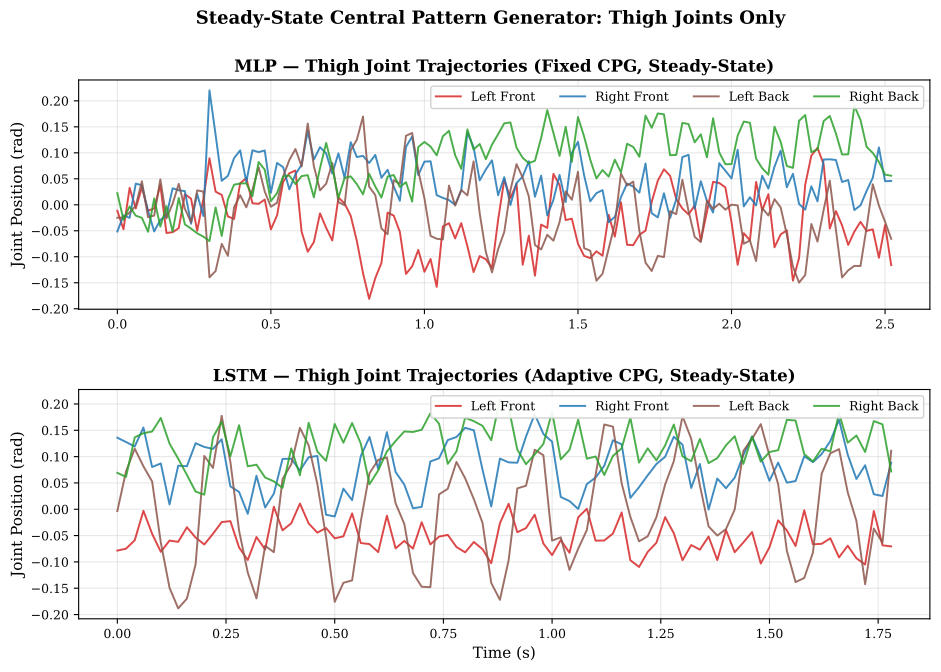

This chart was generated by the following Python code:
"""
CPG Attractor Analysis: MLP vs LSTM — Thigh Joints Only.

Focus: clean sinusoidal gait patterns, mid-stride delay perturbation,
and attractor recovery dynamics.

Usage:
    python cpg_attractor_analysis.py
"""

import numpy as np
import matplotlib.pyplot as plt
from matplotlib.gridspec import GridSpec
from matplotlib.backends.backend_pdf import PdfPages
from matplotlib.patches import FancyArrowPatch
import glob
import os
from scipy.signal import hilbert, butter, filtfilt

# ─── Config ───────────────────────────────────────────────────────────────────
MLP_DIR = os.path.expanduser("~/obs_action_logs_mlp_retrain")
LSTM_DIR = os.path.expanduser("~/obs_action_logs_LSTM_retrain")
OUTPUT_PDF = os.path.expanduser("~/SpotDMouse/P2-Terrain_Challenge/mp2/analysis/cpg_attractor_analysis.pdf")
DT = 0.02  # 50 Hz control

# Observation column indices (0-indexed, after time_step column is dropped)
OBS = {
    'base_lin_vel': (0, 3),
    'base_ang_vel': (3, 6),
    'gravity':      (6, 9),
    'commands':     (9, 12),
    'joint_pos':    (12, 24),
    'joint_vel':    (24, 36),
    'joint_effort': (36, 48),
    'prev_actions': (48, 60),
}

LEGS = {
    'LF': [0, 1, 2],
    'RF': [3, 4, 5],
    'LB': [6, 7, 8],
    'RB': [9, 10, 11],
}

LEG_COLORS = {'LF': '#d62728', 'RF': '#1f77b4', 'LB': '#8c564b', 'RB': '#2ca02c'}
LEG_LABELS = {'LF': 'Left Front', 'RF': 'Right Front', 'LB': 'Left Back', 'RB': 'Right Back'}

plt.rcParams.update({
    'font.family': 'serif',
    'font.size': 10,
    'axes.labelsize': 11,
    'axes.titlesize': 12,
    'figure.titlesize': 14,
    'legend.fontsize': 9,
    'xtick.labelsize': 9,
    'ytick.labelsize': 9,
    'axes.grid': True,
    'grid.alpha': 0.3,
    'lines.linewidth': 1.4,
})


# ─── Data ─────────────────────────────────────────────────────────────────────

def load_single_env(log_dir, env_idx=0):
    obs_file = os.path.join(log_dir, f'env_{env_idx}_observations.csv')
    act_file = os.path.join(log_dir, f'env_{env_idx}_actions.csv')
    obs = np.genfromtxt(obs_file, delimiter=',', skip_header=1)[:, 1:]
    act = np.genfromtxt(act_file, delimiter=',', skip_header=1)[:, 1:]
    return obs, act


def load_all_envs_separate(log_dir):
    obs_files = sorted(glob.glob(os.path.join(log_dir, 'env_*_observations.csv')))
    act_files = sorted(glob.glob(os.path.join(log_dir, 'env_*_actions.csv')))
    envs = []
    for of, af in zip(obs_files, act_files):
        obs = np.genfromtxt(of, delimiter=',', skip_header=1)[:, 1:]
        act = np.genfromtxt(af, delimiter=',', skip_header=1)[:, 1:]
        envs.append((obs, act))
    return envs


def get_thigh_pos(obs):
    """Extract 4 thigh joint positions."""
    jp = obs[:, OBS['joint_pos'][0]:OBS['joint_pos'][1]]
    return np.column_stack([jp[:, LEGS[l][1]] for l in LEGS])


def get_thigh_vel(obs):
    """Extract 4 thigh joint velocities."""
    jv = obs[:, OBS['joint_vel'][0]:OBS['joint_vel'][1]]
    return np.column_stack([jv[:, LEGS[l][1]] for l in LEGS])


def get_thigh_actions(act):
    """Extract 4 thigh actions."""
    return np.column_stack([act[:, LEGS[l][1]] for l in LEGS])


def find_stable_onset(thigh_pos, window=10):
    """Find the timestep where gait becomes stable.

    Uses rolling variance — stable when variance stops changing rapidly.
    Returns the index where steady-state begins.
    """
    T = len(thigh_pos)
    if T < window * 3:
        return window

    # Compute rolling std of each thigh
    roll_std = np.zeros(T - window)
    for i in range(T - window):
        roll_std[i] = np.mean(np.std(thigh_pos[i:i+window], axis=0))

    # Find where the derivative of rolling std settles (< threshold)
    d_std = np.abs(np.diff(roll_std))
    threshold = np.median(d_std) * 0.5

    # Look for the first sustained low-derivative region
    sustained = 5  # need 5 consecutive low-derivative steps
    for i in range(len(d_std) - sustained):
        if np.all(d_std[i:i+sustained] < threshold):
            return i + window

    # Fallback: use 40% of data as transient
    return int(T * 0.4)


def find_best_env(log_dir):
    """Find env with most periodic steady-state gait."""
    envs = load_all_envs_separate(log_dir)
    best_idx, best_score = 0, -np.inf
    for i, (obs, act) in enumerate(envs):
        tp = get_thigh_pos(obs)
        onset = find_stable_onset(tp)
        stable = tp[onset:]
        if len(stable) < 20:
            continue
        # Score by oscillation amplitude in steady state
        score = np.mean(np.std(stable, axis=0))
        if score > best_score:
            best_score = score
            best_idx = i
    return best_idx


def apply_mid_stride_delay(signal, delay_steps, onset_step):
    """Apply delay perturbation starting at onset_step (mid-stride).

    Before onset_step: signal is unchanged (nominal).
    After onset_step: signal is delayed by delay_steps.
    This creates a visible disruption at the perturbation point.
    """
    T = len(signal)
    result = signal.copy()
    for i in range(onset_step, T):
        src = i - delay_steps
        if src >= 0:
            result[i] = signal[src]
        else:
            result[i] = signal[0]
    return result


# ─── Plotting ─────────────────────────────────────────────────────────────────

def plot_steady_state_gaits(fig, obs_mlp, obs_lstm, onset_mlp, onset_lstm):
    """Page 1: Clean sinusoidal thigh trajectories in steady-state."""
    tp_mlp = get_thigh_pos(obs_mlp)[onset_mlp:]
    tp_lstm = get_thigh_pos(obs_lstm)[onset_lstm:]
    t_mlp = np.arange(len(tp_mlp)) * DT
    t_lstm = np.arange(len(tp_lstm)) * DT

    gs = GridSpec(2, 1, hspace=0.35)
    legs = list(LEGS.keys())

    ax1 = fig.add_subplot(gs[0])
    for i, leg in enumerate(legs):
        ax1.plot(t_mlp, tp_mlp[:, i], color=LEG_COLORS[leg],
                 label=LEG_LABELS[leg], alpha=0.85)
    ax1.set_title('MLP — Thigh Joint Trajectories (Fixed CPG, Steady-State)', fontweight='bold')
    ax1.set_ylabel('Joint Position (rad)')
    ax1.legend(loc='upper right', ncol=4, framealpha=0.9)

    ax2 = fig.add_subplot(gs[1])
    for i, leg in enumerate(legs):
        ax2.plot(t_lstm, tp_lstm[:, i], color=LEG_COLORS[leg],
                 label=LEG_LABELS[leg], alpha=0.85)
    ax2.set_title('LSTM — Thigh Joint Trajectories (Adaptive CPG, Steady-State)', fontweight='bold')
    ax2.set_ylabel('Joint Position (rad)')
    ax2.set_xlabel('Time (s)')
    ax2.legend(loc='upper right', ncol=4, framealpha=0.9)

    fig.suptitle('Steady-State Central Pattern Generator: Thigh Joints Only',
                 fontsize=13, fontweight='bold', y=0.98)


def plot_individual_legs(fig, obs_mlp, obs_lstm, onset_mlp, onset_lstm):
    """Page 2: Each leg's thigh trajectory side-by-side MLP vs LSTM."""
    tp_mlp = get_thigh_pos(obs_mlp)[onset_mlp:]
    tp_lstm = get_thigh_pos(obs_lstm)[onset_lstm:]
    T = min(len(tp_mlp), len(tp_lstm))
    t = np.arange(T) * DT
    legs = list(LEGS.keys())

    gs = GridSpec(4, 1, hspace=0.4)

    for i, leg in enumerate(legs):
        ax = fig.add_subplot(gs[i])
        ax.plot(t, tp_mlp[:T, i], color='#1f77b4', label='MLP', alpha=0.85)
        ax.plot(t, tp_lstm[:T, i], color='#d62728', label='LSTM', alpha=0.85, ls='--')
        ax.set_title(f'{LEG_LABELS[leg]} Thigh', fontweight='bold', fontsize=11)
        ax.set_ylabel('Position (rad)')
        if i == 0:
            ax.legend(loc='upper right', ncol=2)
        if i == 3:
            ax.set_xlabel('Time (s)')

    fig.suptitle('MLP vs LSTM: Per-Leg Thigh Comparison (Steady-State)',
                 fontsize=13, fontweight='bold', y=0.98)


def plot_phase_portraits_steady(fig, obs_mlp, obs_lstm, onset_mlp, onset_lstm):
    """Page 3: Phase portraits (pos vs vel) for each leg thigh — steady-state only."""
    tp_mlp = get_thigh_pos(obs_mlp)[onset_mlp:]
    tv_mlp = get_thigh_vel(obs_mlp)[onset_mlp:]
    tp_lstm = get_thigh_pos(obs_lstm)[onset_lstm:]
    tv_lstm = get_thigh_vel(obs_lstm)[onset_lstm:]
    legs = list(LEGS.keys())

    gs = GridSpec(2, 4, hspace=0.4, wspace=0.35)

    for i, leg in enumerate(legs):
        # MLP
        ax_m = fig.add_subplot(gs[0, i])
        ax_m.plot(tp_mlp[:, i], tv_mlp[:, i], color=LEG_COLORS[leg],
                  alpha=0.5, linewidth=0.9)
        # Add direction arrows at a few points
        n = len(tp_mlp)
        for k in [n//4, n//2, 3*n//4]:
            if k + 1 < n:
                ax_m.annotate('', xy=(tp_mlp[k+1, i], tv_mlp[k+1, i]),
                             xytext=(tp_mlp[k, i], tv_mlp[k, i]),
                             arrowprops=dict(arrowstyle='->', color=LEG_COLORS[leg], lw=1.5))
        ax_m.set_title(f'MLP {leg}', fontweight='bold', fontsize=10)
        if i == 0:
            ax_m.set_ylabel('Velocity (rad/s)')
        ax_m.set_xlabel('Position', fontsize=8)
        ax_m.tick_params(labelsize=7)

        # LSTM
        ax_l = fig.add_subplot(gs[1, i])
        ax_l.plot(tp_lstm[:, i], tv_lstm[:, i], color=LEG_COLORS[leg],
                  alpha=0.5, linewidth=0.9)
        n = len(tp_lstm)
        for k in [n//4, n//2, 3*n//4]:
            if k + 1 < n:
                ax_l.annotate('', xy=(tp_lstm[k+1, i], tv_lstm[k+1, i]),
                             xytext=(tp_lstm[k, i], tv_lstm[k, i]),
                             arrowprops=dict(arrowstyle='->', color=LEG_COLORS[leg], lw=1.5))
        ax_l.set_title(f'LSTM {leg}', fontweight='bold', fontsize=10)
        if i == 0:
            ax_l.set_ylabel('Velocity (rad/s)')
        ax_l.set_xlabel('Position', fontsize=8)
        ax_l.tick_params(labelsize=7)

    fig.suptitle('Phase-Space Limit Cycles: Thigh (Position vs Velocity), Steady-State',
                 fontsize=13, fontweight='bold', y=0.98)


def plot_mid_stride_perturbation(fig, obs_mlp, obs_lstm, act_mlp, act_lstm,
                                  onset_mlp, onset_lstm):
    """Page 4: Mid-stride delay injection — show gait before, during, and after perturbation."""
    # Use full stable region; inject perturbation at 40% of stable region
    ta_mlp = get_thigh_actions(act_mlp)[onset_mlp:]
    ta_lstm = get_thigh_actions(act_lstm)[onset_lstm:]
    T = min(len(ta_mlp), len(ta_lstm))
    t = np.arange(T) * DT

    perturb_onset = int(T * 0.35)  # Inject delay at 35% through stable region
    perturb_time = perturb_onset * DT
    delay_steps = 8  # 160ms (2× nominal)

    gs = GridSpec(2, 1, hspace=0.35)

    # LF thigh action: nominal vs perturbed
    ax1 = fig.add_subplot(gs[0])
    nominal = ta_mlp[:T, 0]
    perturbed = apply_mid_stride_delay(nominal, delay_steps, perturb_onset)
    ax1.plot(t, nominal, color='#1f77b4', label='Nominal', alpha=0.85)
    ax1.plot(t, perturbed, color='#d62728', label=f'+ {delay_steps*DT*1000:.0f}ms delay @ t={perturb_time:.1f}s',
             alpha=0.75, ls='--')
    ax1.axvline(perturb_time, color='gray', ls=':', alpha=0.6, label='Perturbation onset')
    ax1.fill_betweenx(ax1.get_ylim(), perturb_time, t[-1], alpha=0.05, color='red')
    ax1.set_title('MLP — LF Thigh Action: Mid-Stride Delay Injection', fontweight='bold')
    ax1.set_ylabel('Action (rad)')
    ax1.legend(loc='upper right', fontsize=8)

    ax2 = fig.add_subplot(gs[1])
    nominal_l = ta_lstm[:T, 0]
    perturbed_l = apply_mid_stride_delay(nominal_l, delay_steps, perturb_onset)
    ax2.plot(t, nominal_l, color='#1f77b4', label='Nominal', alpha=0.85)
    ax2.plot(t, perturbed_l, color='#d62728', label=f'+ {delay_steps*DT*1000:.0f}ms delay @ t={perturb_time:.1f}s',
             alpha=0.75, ls='--')
    ax2.axvline(perturb_time, color='gray', ls=':', alpha=0.6, label='Perturbation onset')
    ax2.set_title('LSTM — LF Thigh Action: Mid-Stride Delay Injection', fontweight='bold')
    ax2.set_ylabel('Action (rad)')
    ax2.set_xlabel('Time (s)')
    ax2.legend(loc='upper right', fontsize=8)

    fig.suptitle('Mid-Stride Perturbation: 160ms Delay Injected After Gait Stabilization',
                 fontsize=13, fontweight='bold', y=0.98)


def plot_all_legs_perturbation(fig, obs_mlp, obs_lstm, act_mlp, act_lstm,
                                onset_mlp, onset_lstm):
    """Page 5: All 4 legs under mid-stride perturbation for both policies."""
    ta_mlp = get_thigh_actions(act_mlp)[onset_mlp:]
    ta_lstm = get_thigh_actions(act_lstm)[onset_lstm:]
    T = min(len(ta_mlp), len(ta_lstm))
    t = np.arange(T) * DT

    perturb_onset = int(T * 0.35)
    perturb_time = perturb_onset * DT
    delay_steps = 8

    legs = list(LEGS.keys())
    gs = GridSpec(4, 2, hspace=0.45, wspace=0.3)

    for i, leg in enumerate(legs):
        # MLP
        ax_m = fig.add_subplot(gs[i, 0])
        nom = ta_mlp[:T, i]
        pert = apply_mid_stride_delay(nom, delay_steps, perturb_onset)
        ax_m.plot(t, nom, color='#1f77b4', alpha=0.8, label='Nominal')
        ax_m.plot(t, pert, color='#d62728', alpha=0.65, ls='--', label='Delayed')
        ax_m.axvline(perturb_time, color='gray', ls=':', alpha=0.5)
        ax_m.set_title(f'MLP — {LEG_LABELS[leg]}', fontweight='bold', fontsize=10)
        ax_m.set_ylabel('Action', fontsize=8)
        if i == 0:
            ax_m.legend(fontsize=7, ncol=2)
        if i == 3:
            ax_m.set_xlabel('Time (s)')

        # LSTM
        ax_l = fig.add_subplot(gs[i, 1])
        nom_l = ta_lstm[:T, i]
        pert_l = apply_mid_stride_delay(nom_l, delay_steps, perturb_onset)
        ax_l.plot(t, nom_l, color='#1f77b4', alpha=0.8, label='Nominal')
        ax_l.plot(t, pert_l, color='#d62728', alpha=0.65, ls='--', label='Delayed')
        ax_l.axvline(perturb_time, color='gray', ls=':', alpha=0.5)
        ax_l.set_title(f'LSTM — {LEG_LABELS[leg]}', fontweight='bold', fontsize=10)
        if i == 0:
            ax_l.legend(fontsize=7, ncol=2)
        if i == 3:
            ax_l.set_xlabel('Time (s)')

    fig.suptitle('All Legs: Mid-Stride 160ms Delay Perturbation',
                 fontsize=13, fontweight='bold', y=0.98)


def plot_attractor_before_after(fig, obs_mlp, obs_lstm, act_mlp, act_lstm,
                                 onset_mlp, onset_lstm):
    """Page 6: Phase portraits split into pre-perturbation and post-perturbation.

    Shows attractor shape before delay injection vs after — does the orbit
    deform or recover?
    """
    tp_mlp = get_thigh_pos(obs_mlp)[onset_mlp:]
    tv_mlp = get_thigh_vel(obs_mlp)[onset_mlp:]
    tp_lstm = get_thigh_pos(obs_lstm)[onset_lstm:]
    tv_lstm = get_thigh_vel(obs_lstm)[onset_lstm:]

    T = min(len(tp_mlp), len(tp_lstm))
    perturb_onset = int(T * 0.35)

    # LF thigh only for clarity
    gs = GridSpec(2, 2, hspace=0.4, wspace=0.35)

    # Pre-perturbation
    ax1 = fig.add_subplot(gs[0, 0])
    ax1.plot(tp_mlp[:perturb_onset, 0], tv_mlp[:perturb_onset, 0],
             color='#1f77b4', alpha=0.6, linewidth=1.0)
    ax1.set_title('MLP — Pre-Perturbation', fontweight='bold')
    ax1.set_ylabel('Velocity (rad/s)')
    ax1.set_xlabel('Position (rad)')

    ax2 = fig.add_subplot(gs[0, 1])
    # Post-perturbation: use delayed position
    delay_steps = 8
    delayed_pos = apply_mid_stride_delay(tp_mlp[:T, 0], delay_steps, perturb_onset)
    ax2.plot(delayed_pos[perturb_onset:], tv_mlp[perturb_onset:T, 0],
             color='#d62728', alpha=0.6, linewidth=1.0)
    # Overlay nominal for reference
    ax2.plot(tp_mlp[perturb_onset:T, 0], tv_mlp[perturb_onset:T, 0],
             color='#1f77b4', alpha=0.2, linewidth=0.7, ls='--', label='Nominal')
    ax2.set_title('MLP — Post-Perturbation (160ms)', fontweight='bold')
    ax2.set_xlabel('Position (rad)')
    ax2.legend(fontsize=7)

    ax3 = fig.add_subplot(gs[1, 0])
    ax3.plot(tp_lstm[:perturb_onset, 0], tv_lstm[:perturb_onset, 0],
             color='#1f77b4', alpha=0.6, linewidth=1.0)
    ax3.set_title('LSTM — Pre-Perturbation', fontweight='bold')
    ax3.set_ylabel('Velocity (rad/s)')
    ax3.set_xlabel('Position (rad)')

    ax4 = fig.add_subplot(gs[1, 1])
    delayed_pos_l = apply_mid_stride_delay(tp_lstm[:T, 0], delay_steps, perturb_onset)
    ax4.plot(delayed_pos_l[perturb_onset:], tv_lstm[perturb_onset:T, 0],
             color='#d62728', alpha=0.6, linewidth=1.0)
    ax4.plot(tp_lstm[perturb_onset:T, 0], tv_lstm[perturb_onset:T, 0],
             color='#1f77b4', alpha=0.2, linewidth=0.7, ls='--', label='Nominal')
    ax4.set_title('LSTM — Post-Perturbation (160ms)', fontweight='bold')
    ax4.set_xlabel('Position (rad)')
    ax4.legend(fontsize=7)

    fig.suptitle('LF Thigh Attractor: Before vs After Mid-Stride Delay Injection',
                 fontsize=13, fontweight='bold', y=0.98)


def plot_3d_attractor_thighs(fig, obs_mlp, obs_lstm, onset_mlp, onset_lstm):
    """Page 7: 3D attractor using LF, RF, LB thigh positions (steady-state)."""
    tp_mlp = get_thigh_pos(obs_mlp)[onset_mlp:]
    tp_lstm = get_thigh_pos(obs_lstm)[onset_lstm:]

    gs = GridSpec(1, 2, wspace=0.15)

    ax1 = fig.add_subplot(gs[0, 0], projection='3d')
    ax1.plot(tp_mlp[:, 0], tp_mlp[:, 1], tp_mlp[:, 2],
             color='#1f77b4', alpha=0.6, linewidth=0.9)
    ax1.scatter(tp_mlp[0, 0], tp_mlp[0, 1], tp_mlp[0, 2],
                color='green', s=60, zorder=5, label='Start')
    ax1.scatter(tp_mlp[-1, 0], tp_mlp[-1, 1], tp_mlp[-1, 2],
                color='red', s=60, zorder=5, marker='x', label='End')
    ax1.set_xlabel('LF Thigh', fontsize=8)
    ax1.set_ylabel('RF Thigh', fontsize=8)
    ax1.set_zlabel('LB Thigh', fontsize=8)
    ax1.set_title('MLP Attractor', fontweight='bold')
    ax1.tick_params(labelsize=7)
    ax1.legend(fontsize=7)

    ax2 = fig.add_subplot(gs[0, 1], projection='3d')
    ax2.plot(tp_lstm[:, 0], tp_lstm[:, 1], tp_lstm[:, 2],
             color='#d62728', alpha=0.6, linewidth=0.9)
    ax2.scatter(tp_lstm[0, 0], tp_lstm[0, 1], tp_lstm[0, 2],
                color='green', s=60, zorder=5, label='Start')
    ax2.scatter(tp_lstm[-1, 0], tp_lstm[-1, 1], tp_lstm[-1, 2],
                color='red', s=60, zorder=5, marker='x', label='End')
    ax2.set_xlabel('LF Thigh', fontsize=8)
    ax2.set_ylabel('RF Thigh', fontsize=8)
    ax2.set_zlabel('LB Thigh', fontsize=8)
    ax2.set_title('LSTM Attractor', fontweight='bold')
    ax2.tick_params(labelsize=7)
    ax2.legend(fontsize=7)

    fig.suptitle('3D Attractor: Inter-Leg Thigh Coordination (Steady-State)',
                 fontsize=13, fontweight='bold', y=0.98)


def plot_autocorrelation_and_metrics(fig, obs_mlp, obs_lstm, act_mlp, act_lstm,
                                      onset_mlp, onset_lstm):
    """Page 8: Autocorrelation, gait frequency, amplitude, action-pos coherence."""
    tp_mlp = get_thigh_pos(obs_mlp)[onset_mlp:]
    tp_lstm = get_thigh_pos(obs_lstm)[onset_lstm:]
    ta_mlp = get_thigh_actions(act_mlp)[onset_mlp:]
    ta_lstm = get_thigh_actions(act_lstm)[onset_lstm:]

    legs = list(LEGS.keys())
    gs = GridSpec(2, 2, hspace=0.45, wspace=0.35)

    # Autocorrelation for all 4 thigh joints
    ax1 = fig.add_subplot(gs[0, 0])
    max_lag = min(int(1.0 / DT), len(tp_mlp) - 1)
    lags = np.arange(max_lag) * DT
    for i, leg in enumerate(legs):
        sig = tp_mlp[:, i] - tp_mlp[:, i].mean()
        acf = np.correlate(sig, sig, mode='full')[len(sig)-1:]
        acf /= acf[0] if acf[0] != 0 else 1
        ax1.plot(lags, acf[:max_lag], color=LEG_COLORS[leg], alpha=0.7, label=leg)
    ax1.axhline(0, color='k', ls='--', alpha=0.3)
    ax1.set_title('MLP — Thigh Autocorrelation', fontweight='bold')
    ax1.set_xlabel('Lag (s)')
    ax1.set_ylabel('Autocorrelation')
    ax1.legend(fontsize=7, ncol=4)

    ax2 = fig.add_subplot(gs[0, 1])
    max_lag_l = min(int(1.0 / DT), len(tp_lstm) - 1)
    lags_l = np.arange(max_lag_l) * DT
    for i, leg in enumerate(legs):
        sig = tp_lstm[:, i] - tp_lstm[:, i].mean()
        acf = np.correlate(sig, sig, mode='full')[len(sig)-1:]
        acf /= acf[0] if acf[0] != 0 else 1
        ax2.plot(lags_l, acf[:max_lag_l], color=LEG_COLORS[leg], alpha=0.7, label=leg)
    ax2.axhline(0, color='k', ls='--', alpha=0.3)
    ax2.set_title('LSTM — Thigh Autocorrelation', fontweight='bold')
    ax2.set_xlabel('Lag (s)')
    ax2.legend(fontsize=7, ncol=4)

    # Gait period and amplitude
    def get_period(jp_col):
        sig = jp_col - jp_col.mean()
        if np.std(sig) < 1e-6:
            return 0
        acf = np.correlate(sig, sig, mode='full')[len(sig)-1:]
        acf /= acf[0] if acf[0] != 0 else 1
        crossed = False
        for k in range(1, len(acf) - 1):
            if acf[k] < 0:
                crossed = True
            if crossed and acf[k] > acf[k-1] and acf[k] > acf[k+1] and acf[k] > 0.15:
                return k * DT
        return 0

    periods_mlp = [get_period(tp_mlp[:, i]) for i in range(4)]
    periods_lstm = [get_period(tp_lstm[:, i]) for i in range(4)]
    amps_mlp = [np.std(tp_mlp[:, i]) for i in range(4)]
    amps_lstm = [np.std(tp_lstm[:, i]) for i in range(4)]

    # Action→Position correlation
    T_m = min(len(ta_mlp), len(tp_mlp))
    T_l = min(len(ta_lstm), len(tp_lstm))
    corrs_mlp = [np.abs(np.corrcoef(ta_mlp[:T_m, i], tp_mlp[:T_m, i])[0, 1]) for i in range(4)]
    corrs_lstm = [np.abs(np.corrcoef(ta_lstm[:T_l, i], tp_lstm[:T_l, i])[0, 1]) for i in range(4)]

    # Summary bar chart
    ax3 = fig.add_subplot(gs[1, 0])
    x = np.arange(4)
    w = 0.35
    ax3.bar(x - w/2, amps_mlp, w, label='MLP', color='#1f77b4', alpha=0.7)
    ax3.bar(x + w/2, amps_lstm, w, label='LSTM', color='#d62728', alpha=0.7)
    ax3.set_title('Thigh Oscillation Amplitude', fontweight='bold')
    ax3.set_xticks(x)
    ax3.set_xticklabels(legs)
    ax3.set_ylabel('Amplitude (rad)')
    ax3.legend()

    # Summary text box
    ax4 = fig.add_subplot(gs[1, 1])
    ax4.axis('off')

    mlp_p = np.mean([p for p in periods_mlp if p > 0]) if any(p > 0 for p in periods_mlp) else 0
    lstm_p = np.mean([p for p in periods_lstm if p > 0]) if any(p > 0 for p in periods_lstm) else 0
    mlp_f = 1.0/mlp_p if mlp_p > 0 else 0
    lstm_f = 1.0/lstm_p if lstm_p > 0 else 0

    # Delay vulnerability: fraction of gait cycle lost to 76ms delay
    mlp_vuln = mlp_f * 0.076 * 100 if mlp_f > 0 else 0
    lstm_vuln = lstm_f * 0.076 * 100 if lstm_f > 0 else 0

    summary = (
        "CPG Characterization (Thigh Only)\n"
        "───────────────────────────────────\n\n"
        f"MLP gait freq:   {mlp_f:.1f} Hz  (T={mlp_p:.3f}s)\n"
        f"LSTM gait freq:  {lstm_f:.1f} Hz  (T={lstm_p:.3f}s)\n\n"
        f"MLP amplitude:   {np.mean(amps_mlp):.4f} rad\n"
        f"LSTM amplitude:  {np.mean(amps_lstm):.4f} rad\n\n"
        f"MLP act→pos:     {np.mean(corrs_mlp):.3f}\n"
        f"LSTM act→pos:    {np.mean(corrs_lstm):.3f}\n\n"
        f"76ms delay vulnerability:\n"
        f"  MLP: {mlp_vuln:.0f}% of gait cycle\n"
        f"  LSTM: {lstm_vuln:.0f}% of gait cycle\n\n"
        "LSTM: lower freq → less delay-sensitive\n"
        "       higher correlation → feedback-driven\n"
        "MLP:  higher freq → more delay-sensitive\n"
        "       lower correlation → open-loop CPG"
    )
    ax4.text(0.02, 0.98, summary, transform=ax4.transAxes,
             fontsize=9.5, verticalalignment='top', fontfamily='monospace',
             bbox=dict(boxstyle='round', facecolor='wheat', alpha=0.5))

    fig.suptitle('Quantitative CPG Characterization: Thigh Joints',
                 fontsize=13, fontweight='bold', y=0.98)


def plot_delay_sweep_attractors(fig, obs_mlp, obs_lstm, onset_mlp, onset_lstm):
    """Page 9: Attractor under increasing delay — injected mid-stride, showing only post-perturbation."""
    tp_mlp = get_thigh_pos(obs_mlp)[onset_mlp:]
    tv_mlp = get_thigh_vel(obs_mlp)[onset_mlp:]
    tp_lstm = get_thigh_pos(obs_lstm)[onset_lstm:]
    tv_lstm = get_thigh_vel(obs_lstm)[onset_lstm:]

    T = min(len(tp_mlp), len(tp_lstm))
    perturb_onset = int(T * 0.35)

    delays = [0, 4, 8, 12]
    delay_labels = ['Nominal', '+76ms', '+160ms', '+240ms']
    colors = ['#1f77b4', '#ff7f0e', '#d62728', '#9467bd']

    gs = GridSpec(2, 4, hspace=0.4, wspace=0.35)

    for j, (d, dl, c) in enumerate(zip(delays, delay_labels, colors)):
        # MLP — show post-perturbation orbit only (or full for nominal)
        ax_m = fig.add_subplot(gs[0, j])
        if d == 0:
            ax_m.plot(tp_mlp[perturb_onset:T, 0], tv_mlp[perturb_onset:T, 0],
                      color=c, alpha=0.5, linewidth=0.9)
        else:
            delayed = apply_mid_stride_delay(tp_mlp[:T, 0], d, perturb_onset)
            ax_m.plot(delayed[perturb_onset:], tv_mlp[perturb_onset:T, 0],
                      color=c, alpha=0.5, linewidth=0.9)
        ax_m.set_title(f'MLP {dl}', fontweight='bold', fontsize=9)
        if j == 0:
            ax_m.set_ylabel('Vel (rad/s)')
        ax_m.set_xlabel('Pos (rad)', fontsize=8)
        ax_m.tick_params(labelsize=7)

        # LSTM
        ax_l = fig.add_subplot(gs[1, j])
        if d == 0:
            ax_l.plot(tp_lstm[perturb_onset:T, 0], tv_lstm[perturb_onset:T, 0],
                      color=c, alpha=0.5, linewidth=0.9)
        else:
            delayed_l = apply_mid_stride_delay(tp_lstm[:T, 0], d, perturb_onset)
            ax_l.plot(delayed_l[perturb_onset:], tv_lstm[perturb_onset:T, 0],
                      color=c, alpha=0.5, linewidth=0.9)
        ax_l.set_title(f'LSTM {dl}', fontweight='bold', fontsize=9)
        if j == 0:
            ax_l.set_ylabel('Vel (rad/s)')
        ax_l.set_xlabel('Pos (rad)', fontsize=8)
        ax_l.tick_params(labelsize=7)

    fig.suptitle('LF Thigh Attractor Under Mid-Stride Delay Sweep (Post-Perturbation Only)',
                 fontsize=12, fontweight='bold', y=0.98)


# ─── Main ─────────────────────────────────────────────────────────────────────

def main():
    print("[1/3] Finding best envs and stable onsets...")
    best_mlp = find_best_env(MLP_DIR)
    best_lstm = find_best_env(LSTM_DIR)

    obs_mlp, act_mlp = load_single_env(MLP_DIR, best_mlp)
    obs_lstm, act_lstm = load_single_env(LSTM_DIR, best_lstm)

    onset_mlp = find_stable_onset(get_thigh_pos(obs_mlp))
    onset_lstm = find_stable_onset(get_thigh_pos(obs_lstm))

    stable_mlp = len(obs_mlp) - onset_mlp
    stable_lstm = len(obs_lstm) - onset_lstm

    print(f"  MLP env {best_mlp}: {len(obs_mlp)} steps, stable from step {onset_mlp} "
          f"({onset_mlp*DT:.2f}s) → {stable_mlp} stable steps ({stable_mlp*DT:.1f}s)")
    print(f"  LSTM env {best_lstm}: {len(obs_lstm)} steps, stable from step {onset_lstm} "
          f"({onset_lstm*DT:.2f}s) → {stable_lstm} stable steps ({stable_lstm*DT:.1f}s)")

    print("[2/3] Generating plots...")
    os.makedirs(os.path.dirname(OUTPUT_PDF), exist_ok=True)

    with PdfPages(OUTPUT_PDF) as pdf:
        # Page 1: Steady-state gait
        fig = plt.figure(figsize=(11, 7))
        plot_steady_state_gaits(fig, obs_mlp, obs_lstm, onset_mlp, onset_lstm)
        pdf.savefig(fig, bbox_inches='tight'); plt.close(fig)
        print("  Page 1: Steady-state gait")

        # Page 2: Per-leg comparison
        fig = plt.figure(figsize=(11, 11))
        plot_individual_legs(fig, obs_mlp, obs_lstm, onset_mlp, onset_lstm)
        pdf.savefig(fig, bbox_inches='tight'); plt.close(fig)
        print("  Page 2: Per-leg comparison")

        # Page 3: Phase portraits
        fig = plt.figure(figsize=(14, 7))
        plot_phase_portraits_steady(fig, obs_mlp, obs_lstm, onset_mlp, onset_lstm)
        pdf.savefig(fig, bbox_inches='tight'); plt.close(fig)
        print("  Page 3: Phase portraits")

        # Page 4: Mid-stride perturbation (LF thigh)
        fig = plt.figure(figsize=(11, 7))
        plot_mid_stride_perturbation(fig, obs_mlp, obs_lstm, act_mlp, act_lstm,
                                      onset_mlp, onset_lstm)
        pdf.savefig(fig, bbox_inches='tight'); plt.close(fig)
        print("  Page 4: Mid-stride perturbation")

        # Page 5: All legs perturbation
        fig = plt.figure(figsize=(11, 12))
        plot_all_legs_perturbation(fig, obs_mlp, obs_lstm, act_mlp, act_lstm,
                                    onset_mlp, onset_lstm)
        pdf.savefig(fig, bbox_inches='tight'); plt.close(fig)
        print("  Page 5: All legs perturbation")

        # Page 6: Attractor before vs after
        fig = plt.figure(figsize=(11, 9))
        plot_attractor_before_after(fig, obs_mlp, obs_lstm, act_mlp, act_lstm,
                                     onset_mlp, onset_lstm)
        pdf.savefig(fig, bbox_inches='tight'); plt.close(fig)
        print("  Page 6: Attractor before/after")

        # Page 7: 3D attractors
        fig = plt.figure(figsize=(11, 6))
        plot_3d_attractor_thighs(fig, obs_mlp, obs_lstm, onset_mlp, onset_lstm)
        pdf.savefig(fig, bbox_inches='tight'); plt.close(fig)
        print("  Page 7: 3D attractors")

        # Page 8: Metrics
        fig = plt.figure(figsize=(11, 9))
        plot_autocorrelation_and_metrics(fig, obs_mlp, obs_lstm, act_mlp, act_lstm,
                                          onset_mlp, onset_lstm)
        pdf.savefig(fig, bbox_inches='tight'); plt.close(fig)
        print("  Page 8: Metrics")

        # Page 9: Delay sweep attractors
        fig = plt.figure(figsize=(14, 7))
        plot_delay_sweep_attractors(fig, obs_mlp, obs_lstm, onset_mlp, onset_lstm)
        pdf.savefig(fig, bbox_inches='tight'); plt.close(fig)
        print("  Page 9: Delay sweep attractors")

    print(f"\n[DONE] PDF saved to: {OUTPUT_PDF}")


if __name__ == '__main__':
    main()
